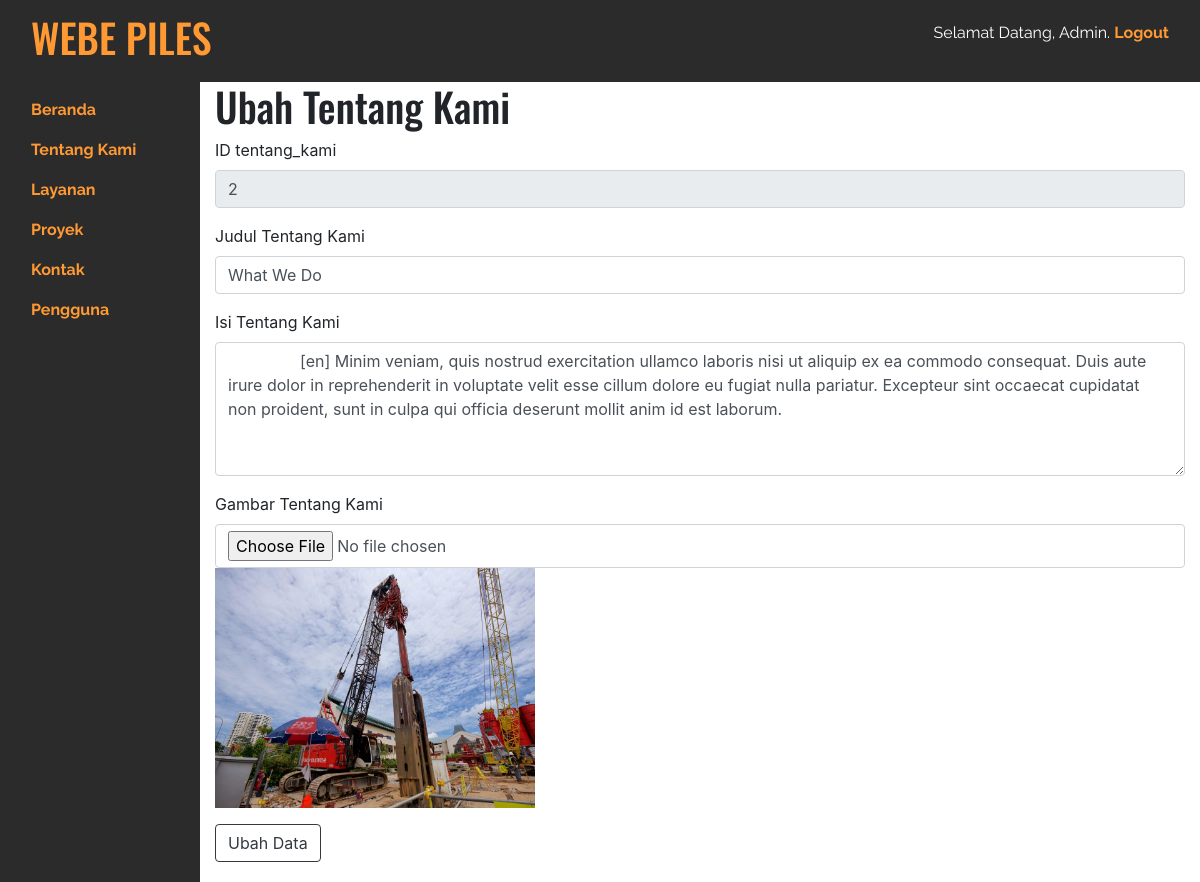
Page /admin/ubah/ubah-tentang-kami.php?id=2 on the earlier database version.
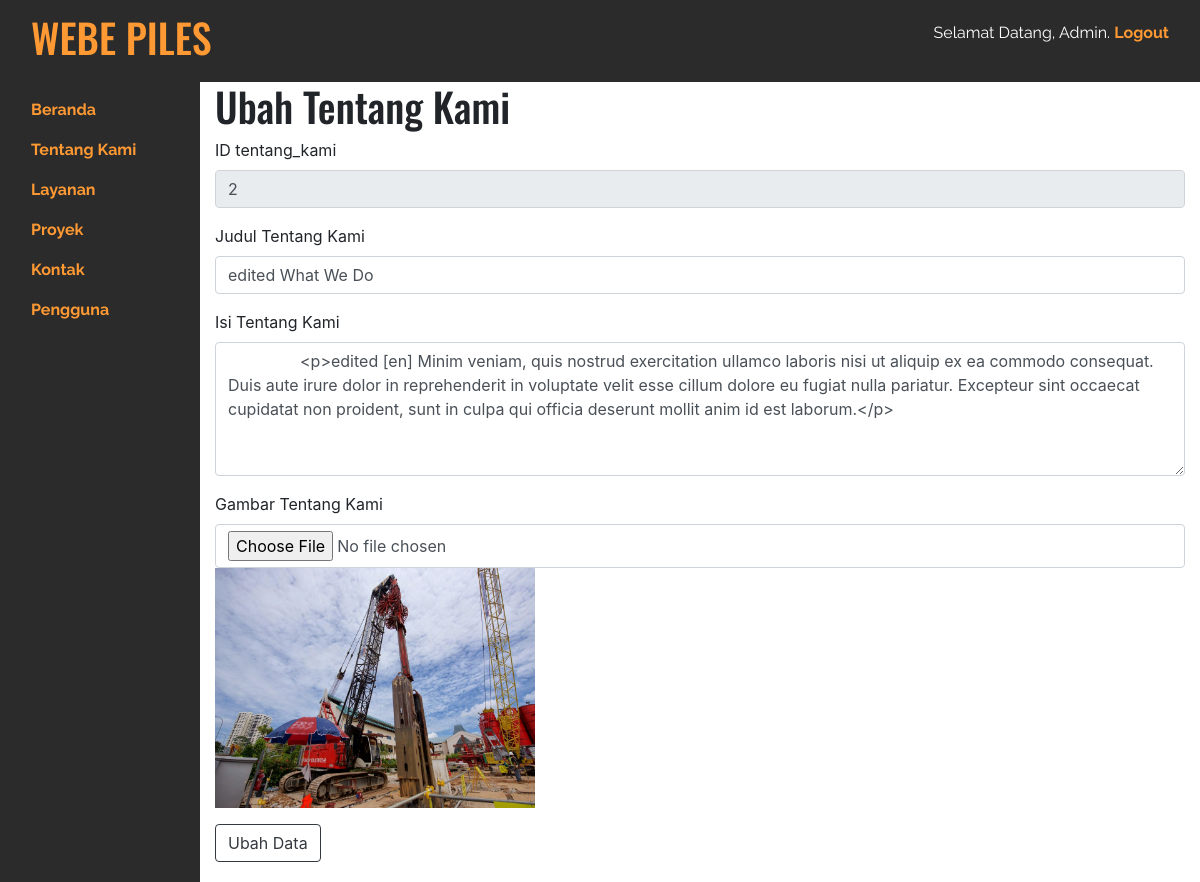
Same page on the later database version.
### tables this page shows
CREATE TABLE `tentang_kami` (
  `id_tentang_kami` int(11) NOT NULL,
  `judul_tentang_kami` varchar(50) NOT NULL,
  `isi_tentang_kami` text NOT NULL,
  `gambar_tentang_kami` varchar(200) NOT NULL,
  `bahasa_tentang_kami` varchar(2) NOT NULL
);

### admin/ubah/ubah-tentang-kami.php (the view, shortened to what this page needs)
<!doctype html>
<html lang="id" class="h-100">
  <body class="h-100">
    <?php include 'navbar.php'; ?>
    <div class="container-fluid h-100">
      <div class="row h-100">
        <?php
          include '../fungsi/koneksi.php';
          $sql = "SELECT * FROM tentang_kami WHERE id_tentang_kami = $_GET[id]";
          $result = mysqli_query($koneksi, $sql);
        ?>
        <?php while ($row = mysqli_fetch_array($result, MYSQLI_ASSOC)) { ?>
        <div class="col-md-10">
          <h1>Ubah Tentang Kami</h1>
          <form action="../fungsi/update/update-tentang-kami.php" method="POST" enctype="multipart/form-data">
            <div class="form-group">
              <label for="id">ID tentang_kami</label>
              <input type="text" class="form-control" name="id" id="id" value="<?php echo $row['id_tentang_kami']; ?>" readonly>
            </div>
            <div class="form-group">
              <label for="nama">Judul Tentang Kami</label>
              <input type="text" class="form-control" name="nama" id="nama" value="<?php echo $row['judul_tentang_kami']; ?>">
            </div>
            <div class="form-group">
              <label for="editor">Isi Tentang Kami</label>
              <textarea class="form-control" name="deskripsi" id="editor" rows="5">
                <?php echo $row['isi_tentang_kami']; ?>
              </textarea>
            </div>
            <div class="form-group">
              <label for="gambar">Gambar Tentang Kami</label>
              <input type="file" class="form-control" name="gambar" id="gambar">
              <img style="width: 320px; height: 240px;" src="../../<?php echo $row['gambar_tentang_kami']; ?>">
            </div>
            <button type="submit" class="btn btn-outline-dark">Ubah Data</button>
          </form>
        </div>
        <?php } ?>
      </div>
    </div>
  </body>
</html>

Differences in the rows shown:
changed tentang_kami id 2: nama "What We Do" → "edited What We Do"; deskripsi "[en] Minim veniam, quis nostrud exercitation ullamco laboris nisi ut aliquip ex ea commodo consequat. Duis aute irure dolor in reprehenderit in voluptate velit esse cillum dolore eu fugiat nulla pariatur. Excepteur sint occaecat cupidatat non proident, sunt in culpa qui officia deserunt mollit anim id est laborum." → "<p>edited [en] Minim veniam, quis nostrud exercitation ullamco laboris nisi ut aliquip ex ea commodo consequat. Duis aute irure dolor in reprehenderit in voluptate velit esse cillum dolore eu fugiat nulla pariatur. Excepteur sint occaecat cupidatat non proident, sunt in culpa qui officia deserunt mollit anim id est laborum.</p>"
